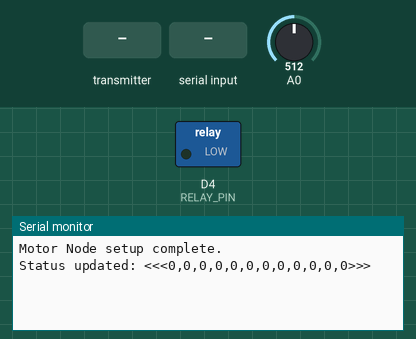
This sketch was run on a simulated ESP8266 (NodeMCU). On the bench: switched loads named in the sketch (green lamp = pin HIGH), the last lines printed to the serial monitor. Inputs (shaded band) come from the test bench; at power-on: A0 = 512.

Above: at 1.2 s.
1.3 s: the transmitter starts sending sectorRollNo = 0
At 2.11 s:
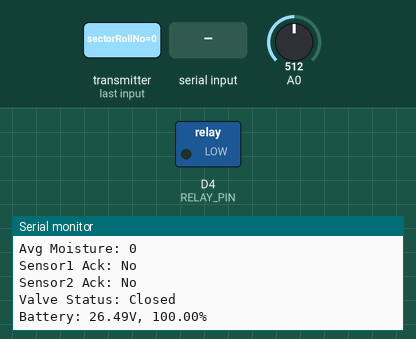
2.8 s: the transmitter starts sending sensor1Ack = 1
4.8 s: the transmitter starts sending valveStatus = 1
6.8 s: "<<<\n" received over the second serial link
At 8.21 s:
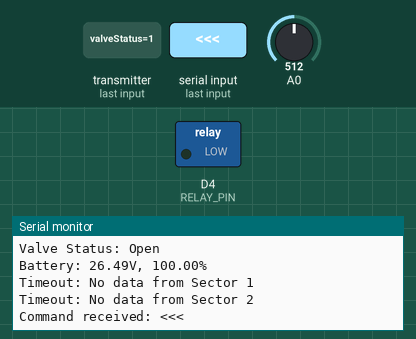
9.5 s: "13,\n" received over the second serial link
At 10.21 s:
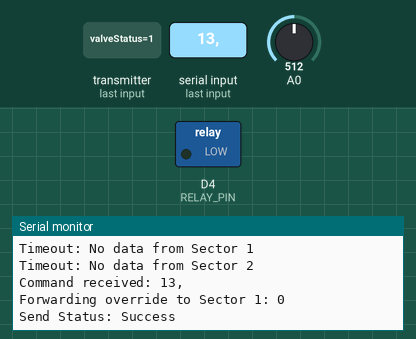
11.5 s: "90,45,200\n" received over the second serial link
At 12.21 s:
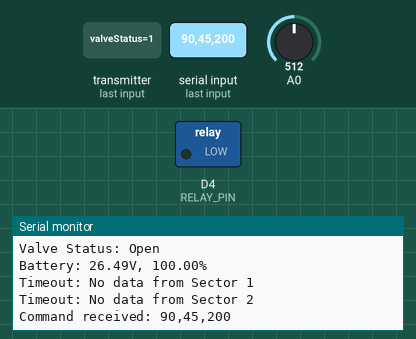

The sketch:

Dipex_Motorwith_String.ino
```cpp
#include <ESP8266WiFi.h>
#include <espnow.h>
#include <SoftwareSerial.h>

#define RX_PIN D5
#define TX_PIN D6
SoftwareSerial mySerial(RX_PIN, TX_PIN);

// MAC addresses for the two Sector Heads
uint8_t sector1MAC[] = {0xEC, 0x64, 0xC9, 0xCE, 0x01, 0x3E};  // Head 1
uint8_t sector2MAC[] = {0xEC, 0x64, 0xC9, 0xCE, 0x08, 0x7F};  // Head 2

#define RELAY_PIN D4  // Relay controlling the motor

// Battery variables
float batteryVoltage;
float batteryPercentage;

// --- Override variables for each head ---
// For Sector 1 (rollNo == 3)
bool overrideActive3 = false;
unsigned long overrideStartTime3 = 0;
unsigned long overrideDuration3 = 0;
bool status3 = false;  // true if override command forces motor ON

// For Sector 2 (rollNo == 4)
bool overrideActive4 = false;
unsigned long overrideStartTime4 = 0;
unsigned long overrideDuration4 = 0;
bool status4 = false;  // true if override command forces motor ON

// Sensor timeout (7 seconds)
unsigned long lastSensorReceivedTime1 = 0;
unsigned long lastSensorReceivedTime2 = 0;
const unsigned long sensorTimeout = 7000;

// --- Structures used for communication ---

// Structure used for user override command
struct Userwants {
  int rollno;
  int status;
  int overWrite; // 1 for override command; 0 to cancel
  int time;      // Duration (in minutes) for which override is active
};

Userwants user;

// Structure received from Sector Heads (HeadData)
typedef struct {
  int sectorRollNo;
  int avgMoisture;
  bool sensor1Ack;
  bool sensor2Ack;
  bool valveStatus;
} HeadData;

HeadData receivedData;

// Structure to maintain overall motor status (to be sent to the server)
typedef struct {
  int avgMoistureSector1;
  int avgMoistureSector2;
  bool sector1Sensor1Ack;
  bool sector1Sensor2Ack;
  bool sector2Sensor1Ack;
  bool sector2Sensor2Ack;
  bool sector1ValveStatus;
  bool sector2ValveStatus;
  bool motorStatus;
  int batteryVoltage;
  int sector1working;
  int sector2working;
} MotorStatusData;

MotorStatusData motorData;

// Global variable to store the previously sent status string.
String prevStatus = "";

// --- ESP-NOW send callback ---
void sendCallback(uint8_t *mac, uint8_t sendStatus) {
  Serial.print("Send Status: ");
  Serial.println(sendStatus == 0 ? "Success" : "Fail");
}

// --- Read battery status ---
void readBatteryStatus() {
  int adc = analogRead(A0);
  batteryVoltage = (adc - 104) / 15.4;
  batteryPercentage = ((batteryVoltage - 9) / (12.6 - 10.5)) * 100;
  batteryPercentage = constrain(batteryPercentage, 0, 100);
  Serial.print("Battery: ");
  Serial.print(batteryVoltage, 2);
  Serial.print("V, ");
  Serial.print(batteryPercentage);
  Serial.println("%");
  motorData.batteryVoltage = batteryPercentage;
}

// --- Build status string ---
String buildStatusString() {
  // Format: avgMoistureSector1,sector1Sensor1Ack,sector1Sensor2Ack,sector1ValveStatus,
  //         avgMoistureSector2,sector2Sensor1Ack,sector2Sensor2Ack,sector2ValveStatus,
  //         motorStatus,batteryVoltage,sector1working,sector2workinga
  String s = String(motorData.avgMoistureSector1) + "," +
             String(motorData.sector1Sensor1Ack) + "," +
             String(motorData.sector1Sensor2Ack) + "," +
             String(motorData.sector1ValveStatus) + "," +
             String(motorData.avgMoistureSector2) + "," +
             String(motorData.sector2Sensor1Ack) + "," +
             String(motorData.sector2Sensor2Ack) + "," +
             String(motorData.sector2ValveStatus) + "," +
             String(motorData.motorStatus) + "," +
             String(motorData.batteryVoltage) + "," +
             String(motorData.sector1working) + "," +
             String(motorData.sector2working);
  String messageToSend = "<<<" + s + ">>>";
  return messageToSend;
}

// --- Send status string if it has changed ---
void sendStatusStringIfChanged() {
  String currentStatus = buildStatusString();
  if (currentStatus != prevStatus) {
    mySerial.println(currentStatus);
    prevStatus = currentStatus;
    Serial.print("Status updated: ");
    Serial.println(currentStatus);
  }
}

// --- ESP-NOW data receive callback ---
// This callback is invoked when a Sector Head sends HeadData.
void onDataRecv(uint8_t *mac, uint8_t *incomingData, uint8_t len) {
  if (len != sizeof(HeadData)) {
    Serial.println("Invalid data length received");
    return;
  }
  memcpy(&receivedData, incomingData, sizeof(receivedData));

  Serial.println("Data received from Sector Head:");
  Serial.print("Sector: ");
  Serial.println(receivedData.sectorRollNo);
  Serial.print("Avg Moisture: ");
  Serial.println(receivedData.avgMoisture);
  Serial.print("Sensor1 Ack: ");
  Serial.println(receivedData.sensor1Ack ? "Yes" : "No");
  Serial.print("Sensor2 Ack: ");
  Serial.println(receivedData.sensor2Ack ? "Yes" : "No");
  Serial.print("Valve Status: ");
  Serial.println(receivedData.valveStatus ? "Open" : "Closed");

  // Update motorData based on which head sent data.
  if (receivedData.sectorRollNo == 1) {
    motorData.avgMoistureSector1 = receivedData.avgMoisture;
    motorData.sector1Sensor1Ack = receivedData.sensor1Ack;
    motorData.sector1Sensor2Ack = receivedData.sensor2Ack;
    motorData.sector1ValveStatus = receivedData.valveStatus;
    motorData.sector1working = 1;
    lastSensorReceivedTime1 = millis();
  } else if (receivedData.sectorRollNo == 2) {
    motorData.avgMoistureSector2 = receivedData.avgMoisture;
    motorData.sector2Sensor1Ack = receivedData.sensor1Ack;
    motorData.sector2Sensor2Ack = receivedData.sensor2Ack;
    motorData.sector2ValveStatus = receivedData.valveStatus;
    motorData.sector2working = 1;
    lastSensorReceivedTime2 = millis();
  }

  // Determine motor state:
  // Priority: If any override is active and its command is ON, then force motor ON.
  // Otherwise, follow sensor (head) data – if any head’s valve is open, motor ON.
  bool motorState = false;
  if ((overrideActive3 && status3) || (overrideActive4 && status4)) {
    motorState = true;
  } else {
    motorState = (motorData.sector1ValveStatus || motorData.sector2ValveStatus);
  }
  digitalWrite(RELAY_PIN, motorState ? HIGH : LOW);
  motorData.motorStatus = motorState;

  readBatteryStatus();
  sendStatusStringIfChanged();
}

void setup() {
  Serial.begin(115200);
  mySerial.begin(9600);
  pinMode(RELAY_PIN, OUTPUT);
  digitalWrite(RELAY_PIN, LOW); // Motor relay off initially

  WiFi.mode(WIFI_STA);
  if (esp_now_init() != 0) {
    Serial.println("ESP-NOW initialization failed on Motor Node");
    return;
  }
  esp_now_set_self_role(ESP_NOW_ROLE_COMBO);
  esp_now_register_recv_cb(onDataRecv);
  esp_now_register_send_cb(sendCallback);
  esp_now_add_peer(sector1MAC, ESP_NOW_ROLE_COMBO, 1, NULL, 0);
  esp_now_add_peer(sector2MAC, ESP_NOW_ROLE_COMBO, 1, NULL, 0);

  Serial.println("Motor Node setup complete.");
  lastSensorReceivedTime1 = millis();
  lastSensorReceivedTime2 = millis();
}

void loop() {
  // --- Check for expired override commands ---
  if (overrideActive3 && (millis() - overrideStartTime3 >= overrideDuration3)) {
    overrideActive3 = false;
    status3 = false;
    Serial.println("Override for Sector 1 expired.");
  }
  if (overrideActive4 && (millis() - overrideStartTime4 >= overrideDuration4)) {
    overrideActive4 = false;
    status4 = false;
    Serial.println("Override for Sector 2 expired.");
  }

  // --- Check sensor data timeouts ---
  if (millis() - lastSensorReceivedTime1 >= sensorTimeout) {
    motorData.sector1working = 0;
    motorData.sector1ValveStatus = false;
    Serial.println("Timeout: No data from Sector 1");
  }
  if (millis() - lastSensorReceivedTime2 >= sensorTimeout) {
    motorData.sector2working = 0;
    motorData.sector2ValveStatus = false;
    Serial.println("Timeout: No data from Sector 2");
  }

  // --- Update overall motor state ---
  bool finalState = false;
  if ((overrideActive3 && status3) || (overrideActive4 && status4)) {
    finalState = true;
  } else {
    finalState = (motorData.sector1ValveStatus || motorData.sector2ValveStatus);
  }
  digitalWrite(RELAY_PIN, finalState ? HIGH : LOW);
  motorData.motorStatus = finalState;

  sendStatusStringIfChanged();

  // --- Handle user override commands from SoftwareSerial ---
if (mySerial.available()) {
  // Read the complete string sent by the sender
  String receivedStr = mySerial.readStringUntil('\n');
  receivedStr.trim();

  // If the command is wrapped in markers, remove them
  if (receivedStr.startsWith("<<<") && receivedStr.endsWith(">>>")) {
    receivedStr = receivedStr.substring(3, receivedStr.length() - 3);
  }

  Serial.print("Command received: ");
  Serial.println(receivedStr);

  // Process simple override commands first ("13,<value>" for Sector 1 or "14,<value>" for Sector 2)
  if (receivedStr.startsWith("13,")) {
    int commaIndex = receivedStr.indexOf(',');
    user.rollno = 13;
    user.status = receivedStr.substring(commaIndex + 1).toInt();
    Serial.print("Forwarding override to Sector 1: ");
    Serial.println(user.status);
    esp_now_send(sector1MAC, (uint8_t *)&user, sizeof(user));
  }
  else if (receivedStr.startsWith("14,")) {
    int commaIndex = receivedStr.indexOf(',');
    user.rollno = 14;
    user.status = receivedStr.substring(commaIndex + 1).toInt();
    Serial.print("Forwarding override to Sector 2: ");
    Serial.println(user.status);
    esp_now_send(sector2MAC, (uint8_t *)&user, sizeof(user));
  }
  else {
    // Parse full override command in the format: "overWrite,rollno,status,time"
    int firstComma = receivedStr.indexOf(',');
    int secondComma = receivedStr.indexOf(',', firstComma + 1);
    int thirdComma = receivedStr.indexOf(',', secondComma + 1);

    user.overWrite = receivedStr.substring(0, firstComma).toInt();
    user.rollno    = receivedStr.substring(firstComma + 1, secondComma).toInt();
    user.status    = receivedStr.substring(secondComma + 1, thirdComma).toInt();
    user.time      = receivedStr.substring(thirdComma + 1).toInt();

    // Process the override command:
    if (user.overWrite == 1) {
      if (user.rollno == 3) {
        overrideActive3 = true;
        overrideStartTime3 = millis();
        overrideDuration3 = (unsigned long)user.time * 60000; // convert minutes to ms
        status3 = (user.status == 1);
        esp_now_send(sector1MAC, (uint8_t *)&user, sizeof(user));
        Serial.print("Override command sent to Sector 1 for ");
        Serial.print(user.time);
        Serial.println(" minutes.");
      }
      else if (user.rollno == 4) {
        overrideActive4 = true;
        overrideStartTime4 = millis();
        overrideDuration4 = (unsigned long)user.time * 60000;
        status4 = (user.status == 1);
        esp_now_send(sector2MAC, (uint8_t *)&user, sizeof(user));
        Serial.print("Override command sent to Sector 2 for ");
        Serial.print(user.time);
        Serial.println(" minutes.");
      }
    }
    else if (user.overWrite == 0) {
      if (user.rollno == 3) {
        overrideActive3 = false;
        status3 = false;
        esp_now_send(sector1MAC, (uint8_t *)&user, sizeof(user));
        Serial.println("Override cancelled for Sector 1.");
      }
      else if (user.rollno == 4) {
        overrideActive4 = false;
        status4 = false;
        esp_now_send(sector2MAC, (uint8_t *)&user, sizeof(user));
        Serial.println("Override cancelled for Sector 2.");
      }
    }
  }
}

  delay(2000);
}
```

Measured:
- after the input at 1.3 s, the serial monitor: prints a new line at once (image 1)
- after the input at 6.8 s, the serial monitor: prints a new line after 1.2 s (image 2)
- after the input at 9.5 s, the serial monitor: prints a new line after 0.50 s (image 3)
- after the input at 11.5 s, the serial monitor: prints a new line after 0.51 s (image 4)
